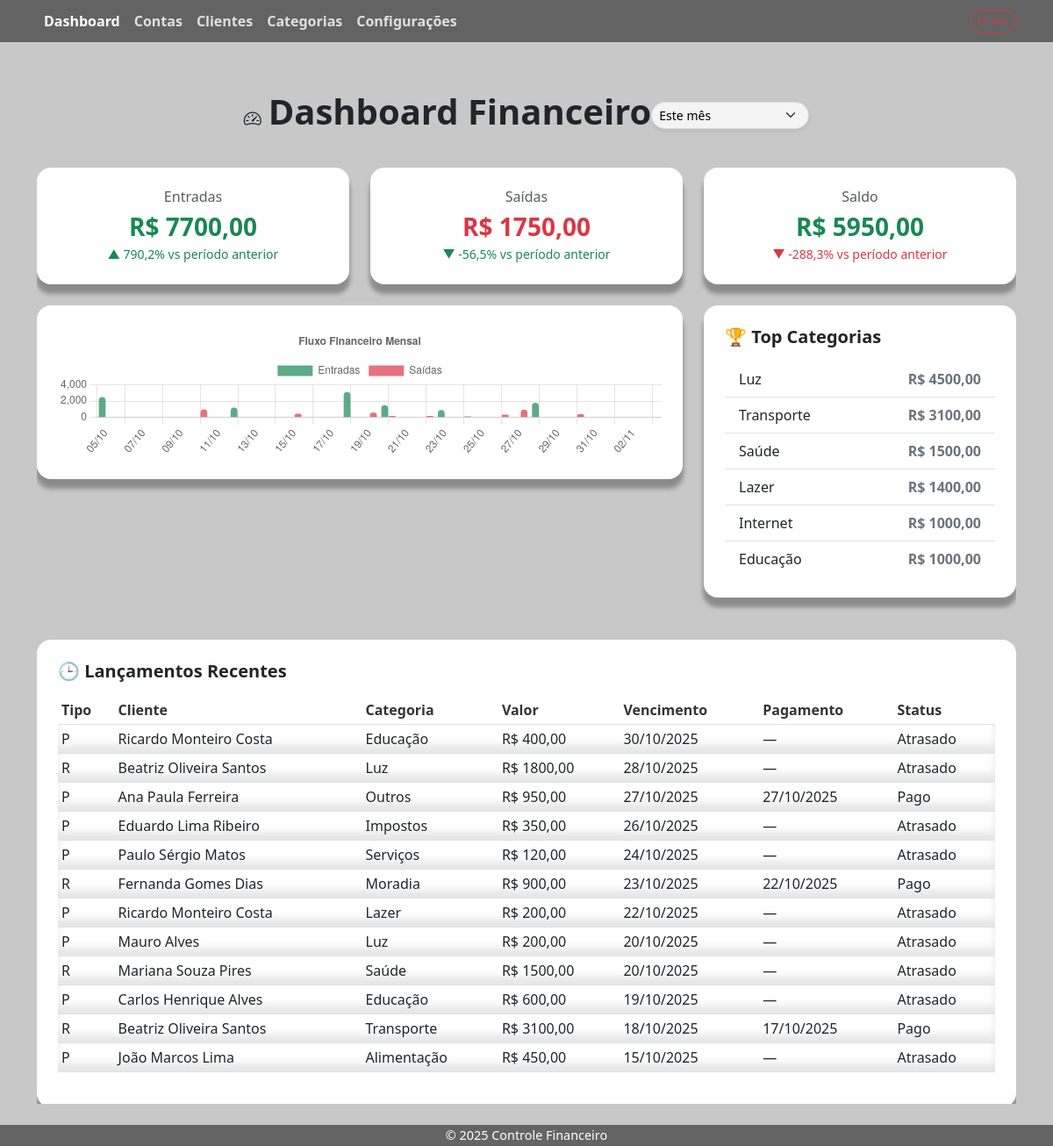
The app's page / (signed in) with its own data.
### categorias/models.py (models this page shows)
class Categoria(models.Model):
    nome = models.CharField(max_length=50)
    def __str__(self):
        return self.nome

### contas/models.py (models this page shows, shortened)
class Conta(models.Model):
    TIPO_CHOICES = (
        ('P', 'Pagar'),
        ('R', 'Receber'),
    )
    tipo = models.CharField(max_length=1, choices=TIPO_CHOICES)
    cliente = models.ForeignKey(Cliente, on_delete=models.CASCADE)
    categoria = models.ForeignKey(Categoria, on_delete=models.SET_NULL, null=True)
    valor = models.DecimalField(max_digits=10, decimal_places=2)
    data_vencimento = models.DateField()
    data_pagamento = models.DateField(null=True, blank=True)
    @property
    def status(self):
        today = date.today()
        if self.data_pagamento:
            return "Pago"
        elif self.data_vencimento < today:
            return "Atrasado"
        else:
            return "Pendente"

### clientes/models.py (models this page shows)
class Cliente(models.Model):
    nome = models.CharField(max_length=100)
    cpf_cnpj = models.CharField(max_length=20)
    telefone = models.CharField(max_length=20, blank=True)
    email = models.EmailField(blank=True)
    ativo = models.BooleanField(default=True)
    def __str__(self):
        return self.nome

### dashboard/views.py (the view)
# urls.py: path('', dashboard_view, name="dashboard"),
@login_required()
def dashboard_view(request):
    periodo = request.GET.get("periodo", "30")
    try:
        dias = int(periodo)
    except ValueError:
        dias = 30
        periodo = "30"
    hoje = timezone.localdate()  # data atual
    inicio = hoje - timedelta(days=dias-1)  # inclui hoje (ex: dias=30 -> 30 dias incluindo hoje)
    inicio_anterior = inicio - timedelta(days=dias)
    fim_anterior = inicio - timedelta(days=1)
    contas_periodo = Conta.objects.select_related('cliente', 'categoria').filter(
        data_vencimento__range=(inicio, hoje)
    )
    total_entrada = contas_periodo.filter(tipo='R', data_pagamento__isnull=False).aggregate(total=Sum('valor'))['total'] or 0
    total_saida = contas_periodo.filter(tipo='P', data_pagamento__isnull=False).aggregate(total=Sum('valor'))['total'] or 0
    saldo = total_entrada - total_saida
    contas_anteriores = Conta.objects.filter(data_vencimento__range=(inicio_anterior, fim_anterior))
    entrada_ant = contas_anteriores.filter(tipo='R').aggregate(total=Sum('valor'))['total'] or 0
    saida_ant = contas_anteriores.filter(tipo='P').aggregate(total=Sum('valor'))['total'] or 0
    saldo_ant = entrada_ant - saida_ant
    def variacao(atual, anterior):
        if anterior == 0:
            if atual == 0:
                return 0.0
            return 100.0
        return ((float(atual) - float(anterior)) / float(anterior)) * 100.0
    entrada_variacao = variacao(total_entrada, entrada_ant)
    saida_variacao = variacao(total_saida, saida_ant)
    saldo_variacao = variacao(saldo, saldo_ant)
    labels = []
    entradas_por_dia = []
    saidas_por_dia = []
    for i in range(dias):
        dia = inicio + timedelta(days=i)
        labels.append(dia.strftime("%d/%m"))  # rótulo curto dd/mm
        soma_entradas = Conta.objects.filter(
            tipo='R', data_vencimento=dia
        ).aggregate(total=Sum('valor'))['total'] or 0
        soma_saidas = Conta.objects.filter(
            tipo='P', data_vencimento=dia
        ).aggregate(total=Sum('valor'))['total'] or 0
        entradas_por_dia.append(float(soma_entradas))
        saidas_por_dia.append(float(soma_saidas))
    labels_json = json.dumps(labels)
    entradas_json = json.dumps(entradas_por_dia)
    saidas_json = json.dumps(saidas_por_dia)
    top_qs = contas_periodo.values('categoria__nome').annotate(total=Sum('valor')).order_by('-total')[:6]
    top_categories = [
        {
            "categoria": item['categoria__nome'] or "Sem categoria",
            "total": item['total'] or 0
        }
        for item in top_qs
    ]
    recentes = contas_periodo.order_by('-data_vencimento')[:12]
    context = {
        "periodo": periodo,
        "total_entrada": total_entrada,
        "total_saida": total_saida,
        "saldo": saldo,
        "entrada_variacao": entrada_variacao,
        "saida_variacao": saida_variacao,
        "saldo_variacao": saldo_variacao,
        "labels_json": labels_json,
        "entradas_json": entradas_json,
        "saidas_json": saidas_json,
        "top_categories": top_categories,
        "recentes": recentes,
        "dashboard":True,
    }
    return render(request, "dashboard/dashboard.html", context)

### configuracoes/context_processors.py (called while the page is built)
def tema_context(request):
    try:
        config = Configuracao.objects.first()
        return {'tema': config.tema if config else 'light'}
    except:
        return {'tema': 'light'}

### dashboard/templates/dashboard/dashboard.html (shortened to what this page needs)
{% extends 'content_base.html' %}
{% block content %}
{% load static %}
<link href="{% static 'financeiro/css/dashboard.css' %}" rel="stylesheet">
<div class="content container-fluid dashboard-container">
    <div id="header" class="d-flex justify-content-between">
        <h2 class="fw-bold mb-2"><i class="bi bi-speedometer2 fs-5 me-2"></i>Dashboard Financeiro</h2>
        <form method="get" class="d-flex align-items-center gap-2">
            <select name="periodo" class="form-select form-select-sm shadow-sm rounded-pill" onchange="this.form.submit()">
                <option value="30" {% if periodo == '30' %}selected{% endif %}>Este mês</option>
            </select>
        </form>
    </div>
    <div class="row g-4 mb-4">
        <div class="col-md-4">
            <div class="card shadow-sm border-0 rounded-4 p-4 text-center">
                <h6 class="text-muted mb-2">Entradas</h6>
                <h3 class="fw-bold text-success mb-1">R$ {{ total_entrada|floatformat:2 }}</h3>
                <small class="{% if entrada_variacao >= 0 %}text-success{% else %}text-danger{% endif %}">
                    {% if entrada_variacao >= 0 %}▲{% else %}▼{% endif %}
                    {{ entrada_variacao|floatformat:1 }}% vs período anterior
                </small>
            </div>
        </div>
        <div class="col-md-4">
            <div class="card shadow-sm border-0 rounded-4 p-4 text-center">
                <h6 class="text-muted mb-2">Saídas</h6>
                <h3 class="fw-bold text-danger mb-1">R$ {{ total_saida|floatformat:2 }}</h3>
                <small class="{% if saida_variacao <= 0 %}text-success{% else %}text-danger{% endif %}">
                    {% if saida_variacao >= 0 %}▲{% else %}▼{% endif %}
                    {{ saida_variacao|floatformat:1 }}% vs período anterior
                </small>
            </div>
        </div>
        <div class="col-md-4">
            <div class="card shadow-sm border-0 rounded-4 p-4 text-center">
                <h6 class="text-muted mb-2">Saldo</h6>
                <h3 class="fw-bold {% if saldo >= 0 %}text-success{% else %}text-danger{% endif %} mb-1">
                    R$ {{ saldo|floatformat:2 }}
                </h3>
                <small class="{% if saldo_variacao >= 0 %}text-success{% else %}text-danger{% endif %}">
                    {% if saldo_variacao >= 0 %}▲{% else %}▼{% endif %}
                    {{ saldo_variacao|floatformat:1 }}% vs período anterior
                </small>
            </div>
        </div>
    </div>
    <div class="row g-4 align-items-start">
        <div class="col-lg-8">
            <div class="card shadow-sm border-0 rounded-4 p-4">
                <canvas id="graficoFinanceiro" height="150"></canvas>
            </div>
        </div>
        <div class="col-lg-4">
            <div class="card shadow-sm border-0 rounded-4 p-4">
                <h5 class="fw-bold mb-3">🏆 Top Categorias</h5>
                <ul class="list-group list-group-flush">
                    {% for c in top_categories %}
                        <li class="list-group-item d-flex justify-content-between align-items-center">
                            {{ c.categoria }}
                            <span class="fw-semibold text-secondary">R$ {{ c.total|floatformat:2 }}</span>
                        </li>
                    {% empty %}
                        <li class="list-group-item text-center text-muted">Sem dados</li>
                    {% endfor %}
                </ul>
            </div>
        </div>
    </div>
    <div class="card shadow-sm border-0 rounded-4 mt-5 p-4">
        <h5 class="fw-bold mb-3">🕒 Lançamentos Recentes</h5>
        <div class="table-responsive">
            <table class="table table-hover align-middle">
                <thead class="table-light">
                    <tr>
                        <th>Tipo</th>
                        <th>Cliente</th>
                        <th>Categoria</th>
                        <th>Valor</th>
                        <th>Vencimento</th>
                        <th>Pagamento</th>
                        <th>Status</th>
                    </tr>
                </thead>
                <tbody>
                    {% for r in recentes %}
                    <tr>
                        <td>{{ r.tipo }}</td>
                        <td>{{ r.cliente }}</td>
                        <td>{{ r.categoria }}</td>
                        <td>R$ {{ r.valor|floatformat:2 }}</td>
                        <td>{{ r.data_vencimento|date:"d/m/Y" }}</td>
                        <td>{% if r.data_pagamento %}{{ r.data_pagamento|date:"d/m/Y" }}{% else %}—{% endif %}</td>
                        <td>{{ r.status }}</td>
                    </tr>
                    {% empty %}
                    <tr><td colspan="7" class="text-center text-muted">Sem lançamentos</td></tr>
                    {% endfor %}
                </tbody>
            </table>
        </div>
    </div>
</div>
<script>
    const labels = {{ labels_json|safe }};
    const entradas = {{ entradas_json|safe }};
    const saidas = {{ saidas_json|safe }};
    const ctx = document.getElementById('graficoFinanceiro').getContext('2d');
    new Chart(ctx, {
        type: 'bar',
        data: {
            labels: labels,
            datasets: [
                {
                    label: 'Entradas',
                    data: entradas,
                    backgroundColor: 'rgba(25, 135, 84, 0.7)',
                    borderRadius: 6,
                },
                {
                    label: 'Saídas',
                    data: saidas,
                    backgroundColor: 'rgba(220, 53, 69, 0.7)',
                    borderRadius: 6,
                }
            ]
        },
        options: {
            responsive: true,
            plugins: {
                legend: { position: 'top' },
                title: { display: true, text: 'Fluxo Financeiro Mensal' }
            },
            scales: {
                y: { beginAtZero: true }
            }
        }
    });
</script>
{% endblock %}

### static/financeiro/css/style.css (style rules this page uses)
:root { --bg-color: rgb(200, 200, 200); --card-shadow: 0px 10px 5px 1px rgba(0, 0, 0, 0.3); --card-shadow-hover: 0px 15px 5px 1px rgba(0, 0, 0, 0.3); --nav-bg-color: rgba(0, 0, 0, 0.5); --card-bg-color: rgb(255, 255, 255); }
html { width: 100%; height: 100%; }
body { display: flex; flex-direction: column; min-height: 100vh; width: 100%; height: 100%; background-color: var(--bg-color); }
input, select, option { border-radius: 30px !important; background-color: rgba(255, 255, 255, 0.8) !important; box-shadow: inset 0px 0px 5px 1px rgba(0, 0, 0, 0.1) !important; padding-left: 10px; color: black !important; }
#header { width: 100%; height: 10%; top: 0px; justify-content: center !important; align-items: center; --bs-gutter-x: 0; }
#header h2 { font-size: clamp(1rem, 2vw + 1rem, 3rem);; }
body, a, th { user-select: none; -webkit-user-select: none; -moz-user-select: none; -ms-user-select: none; }
input, textarea, select, td { user-select: text; -webkit-user-select: text; -moz-user-select: text; -ms-user-select: text; }
.card { background-color: var(--card-bg-color) !important; box-shadow: var(--card-shadow) !important; transition: 0.1s; }

### static/financeiro/css/menu.css (style rules this page uses)
:root { --menu-text-color: rgb(0, 0, 0); }

### static/financeiro/css/table.css (style rules this page uses)
:root { --table-bg: white; --p-color: black; }
th { background-color: rgba(0, 0, 0, 0) !important; padding: 0.25rem !important; }
tbody tr { background-color: rgba(255, 255, 255, 0) !important; box-shadow: inset 0px -10px 10px 0px rgba(0, 0, 0, 0.1); transition-duration: 0.5s; }
tbody td { background-color: rgba(0, 0, 0, 0) !important; padding: 0.25rem !important; }

### static/financeiro/css/filter.css (style rules this page uses)
:root { --filter-color: black; --filter-hover: rgba(0, 0, 0, 0.1); }

### static/financeiro/css/dashboard.css (style rules this page uses)
:root { --th-color: rgba(0, 0, 0, 0.8); }
.dashboard-container { min-height: calc(100vh - 120px); overflow-y: auto; padding: 0px; }
.card { transition: transform 0.2s ease, box-shadow 0.2s ease; }
html { scroll-behavior: smooth; }
select.form-select { width: 180px; border: 1px solid #ddd; transition: all 0.2s ease; }
table { width: 100%; max-width: 100%; overflow-x: auto; }
canvas { max-width: 100%; }
.list-group-item { background-color: rgba(0, 0, 0, 0); }
th { color: var(--th-color) !important; }

### records on screen
Categoria: categoria "Luz", total "4500,00"
Categoria: categoria "Transporte", total "3100,00"
Categoria: categoria "Saúde", total "1500,00"
Categoria: categoria "Lazer", total "1400,00"
Categoria: categoria "Educação", total "1000,00"
Conta: tipo "P", cliente "Ricardo Monteiro Costa", categoria "Educação", valor "400,00", data_vencimento "30/10/2025", status "Atrasado"
Conta: tipo "R", cliente "Beatriz Oliveira Santos", categoria "Luz", valor "1800,00", data_vencimento "28/10/2025", status "Atrasado"
Conta: tipo "P", cliente "Ana Paula Ferreira", categoria "Outros", valor "950,00", data_vencimento "27/10/2025", data_pagamento "27/10/2025", status "Pago"
Conta: tipo "P", cliente "Eduardo Lima Ribeiro", categoria "Impostos", valor "350,00", data_vencimento "26/10/2025", status "Atrasado"
Conta: tipo "P", cliente "Paulo Sérgio Matos", categoria "Serviços", valor "120,00", data_vencimento "24/10/2025", status "Atrasado"
Conta: tipo "R", cliente "Fernanda Gomes Dias", categoria "Moradia", valor "900,00", data_vencimento "23/10/2025", data_pagamento "22/10/2025", status "Pago"
Conta: tipo "P", cliente "Ricardo Monteiro Costa", categoria "Lazer", valor "200,00", data_vencimento "22/10/2025", status "Atrasado"
Conta: tipo "P", cliente "Mauro Alves", categoria "Luz", valor "200,00", data_vencimento "20/10/2025", status "Atrasado"
Conta: tipo "R", cliente "Mariana Souza Pires", categoria "Saúde", valor "1500,00", data_vencimento "20/10/2025", status "Atrasado"
Conta: tipo "P", cliente "Carlos Henrique Alves", categoria "Educação", valor "600,00", data_vencimento "19/10/2025", status "Atrasado"
Conta: tipo "R", cliente "Beatriz Oliveira Santos", categoria "Transporte", valor "3100,00", data_vencimento "18/10/2025", data_pagamento "17/10/2025", status "Pago"
Conta: tipo "P", cliente "João Marcos Lima", categoria "Alimentação", valor "450,00", data_vencimento "15/10/2025", status "Atrasado"

### other values on screen
{{ total_entrada|floatformat:2 }} "7700,00"
{{ entrada_variacao|floatformat:1 }} "790,2"
{{ total_saida|floatformat:2 }} "1750,00"
{{ saida_variacao|floatformat:1 }} "-56,5"
{{ saldo|floatformat:2 }} "5950,00"
{{ saldo_variacao|floatformat:1 }} "-288,3"
{{ c.categoria }} "Internet"
{{ c.total|floatformat:2 }} "1000,00"
chart data {{ entradas_json|safe }} [2500.0, 0.0, 0.0, 0.0, 0.0, 0.0, 0.0, 1200.0, 0.0, 0.0, 0.0, 0.0, 0.0, 3100.0, 0.0, 1500.0, 0.0, 0.0, 900.0, 0.0, 0.0, 0.0, 0.0, 1800.0, 0.0, 0.0, 0.0, 0.0, 0.0, 0.0]
chart data {{ saidas_json|safe }} [0.0, 0.0, 0.0, 0.0, 0.0, 1000.0, 0.0, 0.0, 0.0, 0.0, 450.0, 0.0, 0.0, 0.0, 600.0, 200.0, 0.0, 200.0, 0.0, 120.0, 0.0, 350.0, 950.0, 0.0, 0.0, 400.0, 0.0, 0.0, 0.0, 0.0]
